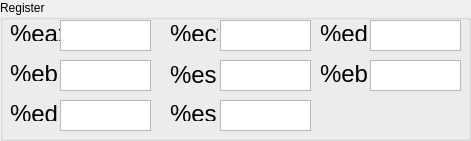
     <widget class="QGroupBox" name="groupBox_4">
      <property name="geometry">
       <rect>
        <x>10</x>
        <y>490</y>
        <width>471</width>
        <height>141</height>
       </rect>
      </property>
      <property name="title">
       <string>Register</string>
      </property>
      <widget class="QLabel" name="label_ebx">
       <property name="geometry">
        <rect>
         <x>10</x>
         <y>60</y>
         <width>48</width>
         <height>21</height>
        </rect>
       </property>
       <property name="text">
        <string>&lt;html&gt;&lt;head/&gt;&lt;body&gt;&lt;p&gt;&lt;span style=&quot; font-size:18pt;&quot;&gt;%ebx&lt;/span&gt;&lt;/p&gt;&lt;/body&gt;&lt;/html&gt;</string>
       </property>
      </widget>
      <widget class="QLabel" name="label_eax">
       <property name="geometry">
        <rect>
         <x>10</x>
         <y>20</y>
         <width>51</width>
         <height>21</height>
        </rect>
       </property>
       <property name="text">
        <string>&lt;html&gt;&lt;head/&gt;&lt;body&gt;&lt;p&gt;&lt;span style=&quot; font-size:18pt;&quot;&gt;%eax&lt;/span&gt;&lt;/p&gt;&lt;/body&gt;&lt;/html&gt;</string>
       </property>
      </widget>
      <widget class="QLabel" name="label_ecx">
       <property name="geometry">
        <rect>
         <x>170</x>
         <y>20</y>
         <width>48</width>
         <height>21</height>
        </rect>
       </property>
       <property name="text">
        <string>&lt;html&gt;&lt;head/&gt;&lt;body&gt;&lt;p&gt;&lt;span style=&quot; font-size:18pt;&quot;&gt;%ecx&lt;/span&gt;&lt;/p&gt;&lt;/body&gt;&lt;/html&gt;</string>
       </property>
      </widget>
      <widget class="QLabel" name="label_edx">
       <property name="geometry">
        <rect>
         <x>320</x>
         <y>20</y>
         <width>48</width>
         <height>21</height>
        </rect>
       </property>
       <property name="text">
        <string>&lt;html&gt;&lt;head/&gt;&lt;body&gt;&lt;p&gt;&lt;span style=&quot; font-size:18pt;&quot;&gt;%edx&lt;/span&gt;&lt;/p&gt;&lt;/body&gt;&lt;/html&gt;</string>
       </property>
      </widget>
      <widget class="QTextBrowser" name="text_eax">
       <property name="geometry">
        <rect>
         <x>60</x>
         <y>20</y>
         <width>91</width>
         <height>31</height>
        </rect>
       </property>
      </widget>
      <widget class="QTextBrowser" name="text_ecx">
       <property name="geometry">
        <rect>
         <x>220</x>
         <y>20</y>
         <width>91</width>
         <height>31</height>
        </rect>
       </property>
      </widget>
      <widget class="QTextBrowser" name="text_edx">
       <property name="geometry">
        <rect>
         <x>370</x>
         <y>20</y>
         <width>91</width>
         <height>31</height>
        </rect>
       </property>
      </widget>
      <widget class="QTextBrowser" name="text_ebx">
       <property name="geometry">
        <rect>
         <x>60</x>
         <y>60</y>
         <width>91</width>
         <height>31</height>
        </rect>
       </property>
      </widget>
      <widget class="QTextBrowser" name="text_esp">
       <property name="geometry">
        <rect>
         <x>220</x>
         <y>60</y>
         <width>91</width>
         <height>31</height>
        </rect>
       </property>
      </widget>
      <widget class="QLabel" name="label_ebp">
       <property name="geometry">
        <rect>
         <x>320</x>
         <y>60</y>
         <width>48</width>
         <height>29</height>
        </rect>
       </property>
       <property name="text">
        <string>&lt;html&gt;&lt;head/&gt;&lt;body&gt;&lt;p&gt;&lt;span style=&quot; font-size:18pt;&quot;&gt;%ebp&lt;/span&gt;&lt;/p&gt;&lt;/body&gt;&lt;/html&gt;</string>
       </property>
      </widget>
      <widget class="QLabel" name="label_esi">
       <property name="geometry">
        <rect>
         <x>170</x>
         <y>100</y>
         <width>48</width>
         <height>21</height>
        </rect>
       </property>
       <property name="text">
        <string>&lt;html&gt;&lt;head/&gt;&lt;body&gt;&lt;p&gt;&lt;span style=&quot; font-size:18pt;&quot;&gt;%esi&lt;/span&gt;&lt;/p&gt;&lt;/body&gt;&lt;/html&gt;</string>
       </property>
      </widget>
      <widget class="QLabel" name="label_edi">
       <property name="geometry">
        <rect>
         <x>10</x>
         <y>100</y>
         <width>48</width>
         <height>21</height>
        </rect>
       </property>
       <property name="text">
        <string>&lt;html&gt;&lt;head/&gt;&lt;body&gt;&lt;p&gt;&lt;span style=&quot; font-size:18pt;&quot;&gt;%edi&lt;/span&gt;&lt;/p&gt;&lt;/body&gt;&lt;/html&gt;</string>
       </property>
      </widget>
      <widget class="QLabel" name="label_esp">
       <property name="geometry">
        <rect>
         <x>170</x>
         <y>60</y>
         <width>48</width>
         <height>31</height>
        </rect>
       </property>
       <property name="text">
        <string>&lt;html&gt;&lt;head/&gt;&lt;body&gt;&lt;p&gt;&lt;span style=&quot; font-size:18pt;&quot;&gt;%esp&lt;/span&gt;&lt;/p&gt;&lt;/body&gt;&lt;/html&gt;</string>
       </property>
      </widget>
      <widget class="QTextBrowser" name="text_edi">
       <property name="geometry">
        <rect>
         <x>60</x>
         <y>100</y>
         <width>91</width>
         <height>31</height>
        </rect>
       </property>
      </widget>
      <widget class="QTextBrowser" name="text_esi">
       <property name="geometry">
        <rect>
         <x>220</x>
         <y>100</y>
         <width>91</width>
         <height>31</height>
        </rect>
       </property>
      </widget>
      <widget class="QTextBrowser" name="text_ebp">
       <property name="geometry">
        <rect>
         <x>370</x>
         <y>60</y>
         <width>91</width>
         <height>31</height>
        </rect>
       </property>
      </widget>
      <zorder>label_ebx</zorder>
      <zorder>label_eax</zorder>
      <zorder>label_ecx</zorder>
      <zorder>label_edx</zorder>
      <zorder>text_eax</zorder>
      <zorder>text_ecx</zorder>
      <zorder>text_edx</zorder>
      <zorder>text_ebx</zorder>
      <zorder>text_esp</zorder>
      <zorder>label_ebp</zorder>
      <zorder>label_esi</zorder>
      <zorder>label_edi</zorder>
      <zorder>label_esp</zorder>
      <zorder>label_esp</zorder>
      <zorder>text_edi</zorder>
      <zorder>text_esi</zorder>
      <zorder>text_ebp</zorder>
     </widget>
